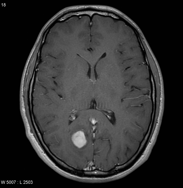
%> input picture TP6/IRM.png, 183 x 188 px
$ octave exercice_1.m   (GNU Octave 9; MATLAB toolbox functions it lacks are replaced by stand-ins)
%> lines starting %> are read from the running program, lines starting %| are printed output that depends on the picture
clear;
close all;
taille_ecran = get(0,'ScreenSize');
L = taille_ecran(3);
H = taille_ecran(4);
sigma = 5;
H_size = 3*sigma;

% Lecture et affichage de l'image a segmenter :
I = imread('IRM.png');
%> I is the input picture: size 188x183 uint8; min 0, max 225, mean 47.1
[nb_lignes,nb_colonnes,nb_canaux] = size(I);
%> nb_lignes = 188; nb_colonnes = 183; nb_canaux = 1
if nb_canaux==3
	I = rgb2gray(I);
end
I = double(I);
%> I: size 188x183 double
I = I/max(I(:));
figure('Name','Champ de force externe','Position',[0.1*L,0.1*H,0.9*L,0.7*H]);
subplot(1,2,1);
imagesc(I);
colormap gray;
axis image off;
title('Image a segmenter','FontSize',20);

% Champ de force externe :
%noyau Gaussien
G0 = fspecial("gaussian",H_size,sigma);
C = conv2(I,G0,"same");
[Ix,Iy] = gradient(C);
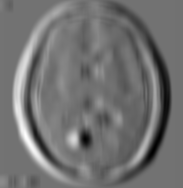
%> Ix: size 188x183 double; min -0.0427, max 0.0526, mean -2.47e-05; drawn with min black and max white
Eext = -(Ix.*Ix+Iy.*Iy);
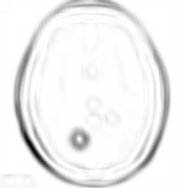
%> Eext: size 188x183 double; min -0.00346, max 0, mean -0.000188; drawn with min black and max white
[Fx,Fy] = gradient(Eext);
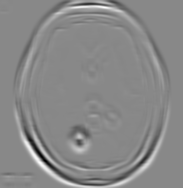
%> Fy: size 188x183 double; min -0.000588, max 0.000511, mean 7.04e-07; drawn with min black and max white

% Normalisation du champ de force externe pour l'affichage :
norme = sqrt(Fx.*Fx+Fy.*Fy);
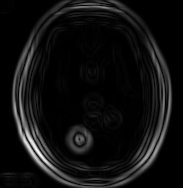
%> norme: size 188x183 double; min 0, max 0.000937, mean 6.12e-05; drawn with min black and max white
Fx_normalise = Fx./(norme+eps);
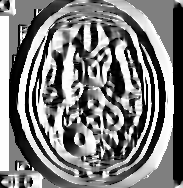
%> Fx_normalise: size 188x183 double; min -1, max 1, mean -0.00557; drawn with min black and max white
Fy_normalise = Fy./(norme+eps);
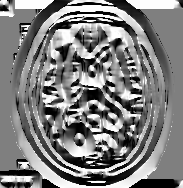
%> Fy_normalise: size 188x183 double; min -1, max 1, mean 0.000519; drawn with min black and max white
% Affichage du champ de force externe :
subplot(1,2,2);
imagesc(I);
colormap gray;
axis image off;
hold on;
pas_fleches = 5;
taille_fleches = 1;
[x,y] = meshgrid(1:pas_fleches:nb_colonnes,1:pas_fleches:nb_lignes);
Fx_normalise_quiver = Fx_normalise(1:pas_fleches:nb_lignes,1:pas_fleches:nb_colonnes);
Fy_normalise_quiver = Fy_normalise(1:pas_fleches:nb_lignes,1:pas_fleches:nb_colonnes);
hq = quiver(x,y,Fx_normalise_quiver,Fy_normalise_quiver,taille_fleches);
set(hq,'LineWidth',1,'Color',[1,0,0]);
title('Champ de force externe elementaire','FontSize',20);
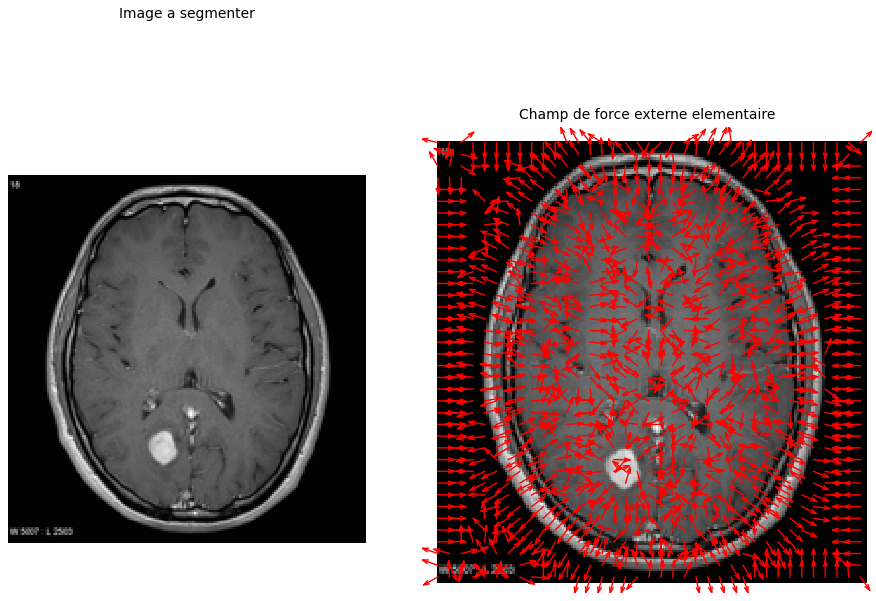
%> figure redrawn from the program's plot data, 2 panels

save force_externe;
